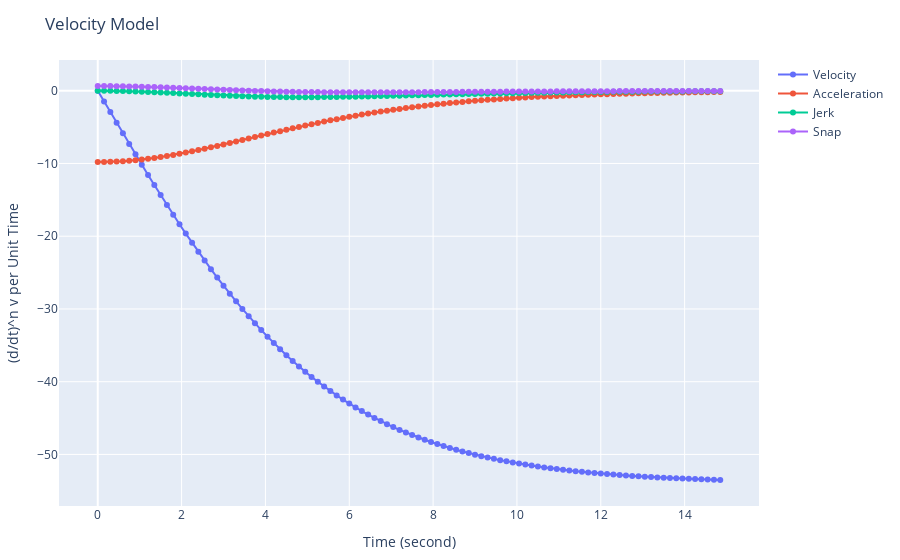

The notebook cell this image was saved under:
### Markdown cell above
and we must determine when to truncate the series. Let's plot each derivative.

### Code cell
plot(
    [
        # Velocity
        scatter(
            mode="markers+lines",
            x=time_axis_sec,
            y=[v_inf * tanh(accel_ms2 * t / v_inf) for t in time_axis_sec],
            name="Velocity"
        ),
        # Acceleration
        scatter(
            mode="markers+lines",
            x=time_axis_sec,
            y=[accel_ms2 * sech(accel_ms2 * t / v_inf)^2 for t in time_axis_sec],
            name="Acceleration"
        ),
        # Jerk
        scatter(
            mode="markers+lines",
            x=time_axis_sec,
            y=[-2 * accel_ms2^2 / v_inf * tanh(accel_ms2 * t / v_inf)^2 * sech(accel_ms2 * t / v_inf)^2 for t in time_axis_sec],
            name="Jerk"
        ),
        # Snap
        scatter(
            mode="markers+lines",
            x=time_axis_sec,
            y=[2 * accel_ms2^3 / v_inf^2 * (cosh(2 * accel_ms2 * t / v_inf) - 2) * sech(accel_ms2 * t / v_inf)^4 for t in time_axis_sec],
            name="Snap"
        ),
    ],
    Layout(
        title="Velocity Model",
        xaxis_title="Time (second)",
        yaxis_title="(d/dt)^n v per Unit Time",
        legend_title="Legend Title",
    ),
    config=PlotConfig(scrollZoom=true)
)
